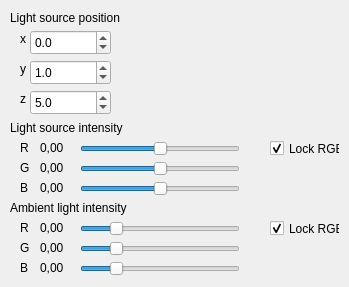
   <widget class="QWidget" name="tab">
    <attribute name="title">
     <string>Default Light</string>
    </attribute>
    <widget class="QLabel" name="label_7">
     <property name="geometry">
      <rect>
       <x>10</x>
       <y>10</y>
       <width>141</width>
       <height>16</height>
      </rect>
     </property>
     <property name="text">
      <string>Light source position</string>
     </property>
    </widget>
    <widget class="QDoubleSpinBox" name="sb_light_x">
     <property name="geometry">
      <rect>
       <x>30</x>
       <y>30</y>
       <width>81</width>
       <height>25</height>
      </rect>
     </property>
     <property name="prefix">
      <string/>
     </property>
     <property name="decimals">
      <number>1</number>
     </property>
     <property name="minimum">
      <double>-1000.000000000000000</double>
     </property>
     <property name="maximum">
      <double>1000.000000000000000</double>
     </property>
     <property name="value">
      <double>0.000000000000000</double>
     </property>
    </widget>
    <widget class="QDoubleSpinBox" name="sb_light_y">
     <property name="geometry">
      <rect>
       <x>30</x>
       <y>60</y>
       <width>81</width>
       <height>25</height>
      </rect>
     </property>
     <property name="decimals">
      <number>1</number>
     </property>
     <property name="minimum">
      <double>-1000.000000000000000</double>
     </property>
     <property name="maximum">
      <double>1000.000000000000000</double>
     </property>
     <property name="value">
      <double>1.000000000000000</double>
     </property>
    </widget>
    <widget class="QDoubleSpinBox" name="sb_light_z">
     <property name="geometry">
      <rect>
       <x>30</x>
       <y>90</y>
       <width>81</width>
       <height>25</height>
      </rect>
     </property>
     <property name="decimals">
      <number>1</number>
     </property>
     <property name="minimum">
      <double>-1000.000000000000000</double>
     </property>
     <property name="maximum">
      <double>1000.000000000000000</double>
     </property>
     <property name="value">
      <double>5.000000000000000</double>
     </property>
    </widget>
    <widget class="QLabel" name="lb_light_x">
     <property name="geometry">
      <rect>
       <x>10</x>
       <y>30</y>
       <width>16</width>
       <height>16</height>
      </rect>
     </property>
     <property name="text">
      <string>x</string>
     </property>
     <property name="alignment">
      <set>Qt::AlignBottom|Qt::AlignRight|Qt::AlignTrailing</set>
     </property>
    </widget>
    <widget class="QLabel" name="lb_light_y">
     <property name="geometry">
      <rect>
       <x>10</x>
       <y>60</y>
       <width>16</width>
       <height>16</height>
      </rect>
     </property>
     <property name="text">
      <string>y</string>
     </property>
     <property name="alignment">
      <set>Qt::AlignBottom|Qt::AlignRight|Qt::AlignTrailing</set>
     </property>
    </widget>
    <widget class="QLabel" name="lb_light_z">
     <property name="geometry">
      <rect>
       <x>10</x>
       <y>90</y>
       <width>16</width>
       <height>16</height>
      </rect>
     </property>
     <property name="text">
      <string>z</string>
     </property>
     <property name="alignment">
      <set>Qt::AlignBottom|Qt::AlignRight|Qt::AlignTrailing</set>
     </property>
    </widget>
    <widget class="QLabel" name="label_8">
     <property name="geometry">
      <rect>
       <x>10</x>
       <y>120</y>
       <width>141</width>
       <height>16</height>
      </rect>
     </property>
     <property name="text">
      <string>Light source intensity</string>
     </property>
    </widget>
    <widget class="QDoubleSlider" name="sb_light_r">
     <property name="geometry">
      <rect>
       <x>80</x>
       <y>140</y>
       <width>160</width>
       <height>18</height>
      </rect>
     </property>
     <property name="focusPolicy">
      <enum>Qt::NoFocus</enum>
     </property>
     <property name="maximum">
      <number>100</number>
     </property>
     <property name="value">
      <number>50</number>
     </property>
     <property name="orientation">
      <enum>Qt::Horizontal</enum>
     </property>
    </widget>
    <widget class="QLabel" name="light_r">
     <property name="geometry">
      <rect>
       <x>40</x>
       <y>140</y>
       <width>31</width>
       <height>16</height>
      </rect>
     </property>
     <property name="text">
      <string>0,00</string>
     </property>
    </widget>
    <widget class="QLabel" name="l_light_r">
     <property name="geometry">
      <rect>
       <x>20</x>
       <y>140</y>
       <width>16</width>
       <height>16</height>
      </rect>
     </property>
     <property name="text">
      <string>R</string>
     </property>
    </widget>
    <widget class="QDoubleSlider" name="sb_light_b">
     <property name="geometry">
      <rect>
       <x>80</x>
       <y>180</y>
       <width>160</width>
       <height>18</height>
      </rect>
     </property>
     <property name="focusPolicy">
      <enum>Qt::NoFocus</enum>
     </property>
     <property name="maximum">
      <number>100</number>
     </property>
     <property name="value">
      <number>50</number>
     </property>
     <property name="orientation">
      <enum>Qt::Horizontal</enum>
     </property>
    </widget>
    <widget class="QLabel" name="l_light_b">
     <property name="geometry">
      <rect>
       <x>20</x>
       <y>180</y>
       <width>16</width>
       <height>16</height>
      </rect>
     </property>
     <property name="text">
      <string>B</string>
     </property>
    </widget>
    <widget class="QLabel" name="light_b">
     <property name="geometry">
      <rect>
       <x>40</x>
       <y>180</y>
       <width>31</width>
       <height>16</height>
      </rect>
     </property>
     <property name="text">
      <string>0,00</string>
     </property>
    </widget>
    <widget class="QDoubleSlider" name="sb_light_g">
     <property name="geometry">
      <rect>
       <x>80</x>
       <y>160</y>
       <width>160</width>
       <height>18</height>
      </rect>
     </property>
     <property name="focusPolicy">
      <enum>Qt::NoFocus</enum>
     </property>
     <property name="maximum">
      <number>100</number>
     </property>
     <property name="value">
      <number>50</number>
     </property>
     <property name="orientation">
      <enum>Qt::Horizontal</enum>
     </property>
    </widget>
    <widget class="QLabel" name="l_light_g">
     <property name="geometry">
      <rect>
       <x>20</x>
       <y>160</y>
       <width>16</width>
       <height>16</height>
      </rect>
     </property>
     <property name="text">
      <string>G</string>
     </property>
    </widget>
    <widget class="QLabel" name="light_g">
     <property name="geometry">
      <rect>
       <x>40</x>
       <y>160</y>
       <width>31</width>
       <height>16</height>
      </rect>
     </property>
     <property name="text">
      <string>0,00</string>
     </property>
    </widget>
    <widget class="QDoubleSlider" name="sb_ambient_r">
     <property name="geometry">
      <rect>
       <x>80</x>
       <y>220</y>
       <width>160</width>
       <height>18</height>
      </rect>
     </property>
     <property name="focusPolicy">
      <enum>Qt::NoFocus</enum>
     </property>
     <property name="maximum">
      <number>100</number>
     </property>
     <property name="value">
      <number>20</number>
     </property>
     <property name="orientation">
      <enum>Qt::Horizontal</enum>
     </property>
    </widget>
    <widget class="QLabel" name="l_ambient_b">
     <property name="geometry">
      <rect>
       <x>20</x>
       <y>260</y>
       <width>16</width>
       <height>16</height>
      </rect>
     </property>
     <property name="text">
      <string>B</string>
     </property>
    </widget>
    <widget class="QLabel" name="label_9">
     <property name="geometry">
      <rect>
       <x>10</x>
       <y>200</y>
       <width>151</width>
       <height>16</height>
      </rect>
     </property>
     <property name="text">
      <string>Ambient light intensity</string>
     </property>
    </widget>
    <widget class="QLabel" name="l_ambient_r">
     <property name="geometry">
      <rect>
       <x>20</x>
       <y>220</y>
       <width>16</width>
       <height>16</height>
      </rect>
     </property>
     <property name="text">
      <string>R</string>
     </property>
    </widget>
    <widget class="QDoubleSlider" name="sb_ambient_g">
     <property name="geometry">
      <rect>
       <x>80</x>
       <y>240</y>
       <width>160</width>
       <height>18</height>
      </rect>
     </property>
     <property name="focusPolicy">
      <enum>Qt::NoFocus</enum>
     </property>
     <property name="maximum">
      <number>100</number>
     </property>
     <property name="value">
      <number>20</number>
     </property>
     <property name="orientation">
      <enum>Qt::Horizontal</enum>
     </property>
    </widget>
    <widget class="QDoubleSlider" name="sb_ambient_b">
     <property name="geometry">
      <rect>
       <x>80</x>
       <y>260</y>
       <width>160</width>
       <height>18</height>
      </rect>
     </property>
     <property name="focusPolicy">
      <enum>Qt::NoFocus</enum>
     </property>
     <property name="maximum">
      <number>100</number>
     </property>
     <property name="value">
      <number>20</number>
     </property>
     <property name="orientation">
      <enum>Qt::Horizontal</enum>
     </property>
    </widget>
    <widget class="QLabel" name="ambient_b">
     <property name="geometry">
      <rect>
       <x>40</x>
       <y>260</y>
       <width>31</width>
       <height>16</height>
      </rect>
     </property>
     <property name="text">
      <string>0,00</string>
     </property>
    </widget>
    <widget class="QLabel" name="ambient_g">
     <property name="geometry">
      <rect>
       <x>40</x>
       <y>240</y>
       <width>31</width>
       <height>16</height>
      </rect>
     </property>
     <property name="text">
      <string>0,00</string>
     </property>
    </widget>
    <widget class="QLabel" name="ambient_r">
     <property name="geometry">
      <rect>
       <x>40</x>
       <y>220</y>
       <width>31</width>
       <height>16</height>
      </rect>
     </property>
     <property name="text">
      <string>0,00</string>
     </property>
    </widget>
    <widget class="QLabel" name="l_ambient_g">
     <property name="geometry">
      <rect>
       <x>20</x>
       <y>240</y>
       <width>16</width>
       <height>16</height>
      </rect>
     </property>
     <property name="text">
      <string>G</string>
     </property>
    </widget>
    <widget class="QCheckBox" name="cb_light_lock">
     <property name="geometry">
      <rect>
       <x>270</x>
       <y>140</y>
       <width>70</width>
       <height>17</height>
      </rect>
     </property>
     <property name="text">
      <string>Lock RGB</string>
     </property>
     <property name="checked">
      <bool>true</bool>
     </property>
    </widget>
    <widget class="QCheckBox" name="cb_ambient_lock">
     <property name="geometry">
      <rect>
       <x>270</x>
       <y>220</y>
       <width>70</width>
       <height>17</height>
      </rect>
     </property>
     <property name="text">
      <string>Lock RGB</string>
     </property>
     <property name="checked">
      <bool>true</bool>
     </property>
    </widget>
   </widget>
